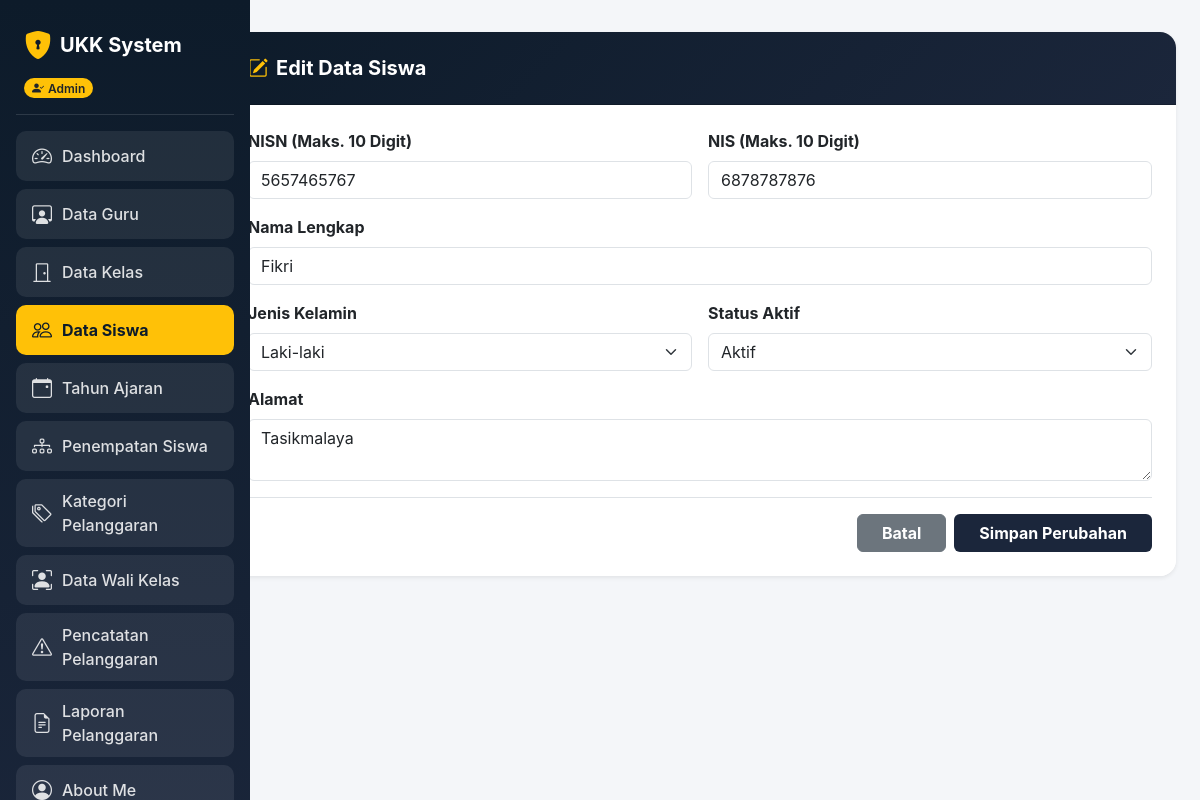
Page /siswa/siswa_edit.php?id=72 (signed in) on the committed database.
### tables this page shows
CREATE TABLE `t_siswa` (
  `id` int(11) NOT NULL,
  `nis` varchar(30) DEFAULT NULL,
  `nisn` varchar(20) NOT NULL,
  `nama` varchar(50) DEFAULT NULL,
  `kelas` varchar(50) NOT NULL,
  `kelas_id` int(11) NOT NULL,
  `jurusan` varchar(50) NOT NULL,
  `jenis_kelamin` char(1) NOT NULL,
  `tanggal_lahir` date NOT NULL,
  `alamat` text NOT NULL,
  `status_aktif` tinyint(1) NOT NULL,
  `created_at` timestamp NULL DEFAULT current_timestamp(),
  `updated_at` timestamp NULL DEFAULT current_timestamp()
);

### siswa/siswa_edit.php (the view, shortened to what this page needs)
<?php
include '../koneksi.php';
$role = $_SESSION['role'] ?? 'Admin';
$id = $_GET['id'] ?? '';
$id = mysqli_real_escape_string($koneksi, $id);
$q_data = mysqli_query($koneksi, "SELECT * FROM t_siswa WHERE id = '$id'");
$data   = mysqli_fetch_assoc($q_data);
?>
<!DOCTYPE html>
<html lang="id">
<head>
  <link href="https://cdn.jsdelivr.net/npm/bootstrap@5.3.0/dist/css/bootstrap.min.css" rel="stylesheet">
  <link rel="stylesheet" href="https://cdn.jsdelivr.net/npm/bootstrap-icons@1.11.1/font/bootstrap-icons.css">
</head>
<body>
  <div class="container-fluid">
    <div class="row">
      <div class="col-md-3 col-lg-2 sidebar p-3 text-white">
        <div class="d-flex align-items-center gap-2 mb-2 px-2 mt-2">
          <i class="bi bi-shield-lock-fill fs-3 text-warning"></i>
          <h4 class="mb-0 fw-bold fs-5">UKK System</h4>
        </div>
        <div class="px-2 mb-3">
          <span class="badge bg-warning text-dark px-2 py-1 rounded-pill fw-semibold"><i class="bi bi-person-check-fill me-1"></i><?= $role; ?></span>
        </div>
        <hr class="text-white-50">
        <ul class="nav flex-column mb-auto">
          <li class="nav-item"><a href="../dashboard.php?tab=menu1" class="nav-link-custom"><i class="bi bi-speedometer2 fs-5"></i><span>Dashboard</span></a></li>
          <li class="nav-item"><a href="../dashboard.php?tab=menu2" class="nav-link-custom"><i class="bi bi-person-workspace fs-5"></i><span>Data Guru</span></a></li>
          <li class="nav-item"><a href="../dashboard.php?tab=menu3" class="nav-link-custom"><i class="bi bi-door-closed fs-5"></i><span>Data Kelas</span></a></li>
          <li class="nav-item"><a href="../dashboard.php?tab=menu4" class="nav-link-custom" style="background-color: #ffc107; color: #0d1b2a; font-weight: 700;"><i class="bi bi-people fs-5"></i><span>Data Siswa</span></a></li>
          <li class="nav-item"><a href="../dashboard.php?tab=menu5" class="nav-link-custom"><i class="bi bi-calendar-event fs-5"></i><span>Tahun Ajaran</span></a></li>
          <li class="nav-item"><a href="../dashboard.php?tab=menu6" class="nav-link-custom"><i class="bi bi-diagram-3 fs-5"></i><span>Penempatan Siswa</span></a></li>
          <li class="nav-item"><a href="../dashboard.php?tab=menu7" class="nav-link-custom"><i class="bi bi-tags fs-5"></i><span>Kategori Pelanggaran</span></a></li>
          <li class="nav-item"><a href="../dashboard.php?tab=menu8" class="nav-link-custom"><i class="bi bi-person-bounding-box fs-5"></i><span>Data Wali Kelas</span></a></li>
          <li class="nav-item"><a href="../dashboard.php?tab=menu9" class="nav-link-custom"><i class="bi bi-exclamation-triangle fs-5"></i><span>Pencatatan Pelanggaran</span></a></li>
          <li class="nav-item"><a href="../dashboard.php?tab=menu10" class="nav-link-custom"><i class="bi bi-file-earmark-text fs-5"></i><span>Laporan Pelanggaran</span></a></li>
          <li class="nav-item"><a href="../dashboard.php?tab=menu_about" class="nav-link-custom"><i class="bi bi-person-circle fs-5"></i><span>About Me</span></a></li>
        </ul>
      </div>
      <main class="col-md-9 col-lg-10 p-4 ms-auto">
        <div class="container-fluid py-2 px-0">
          <form action="" method="POST">
            <div class="card shadow-sm border-0 rounded-4 overflow-hidden w-100">
              <div class="card-header text-white p-4" style="background: linear-gradient(135deg, #0d1b2a 0%, #1b263b 100%);">
                <h5 class="mb-0 fw-bold"><i class="bi bi-pencil-square me-2 text-warning"></i>Edit Data Siswa</h5>
              </div>
              <div class="card-body p-4 bg-white">
                <div class="row g-3 mb-3">
                  <div class="col-md-6">
                    <label class="form-label fw-bold">NISN (Maks. 10 Digit)</label>
                    <input type="text" name="nisn" class="form-control" maxlength="10" value="<?= htmlspecialchars($data['nisn'] ?? ''); ?>" oninput="this.value = this.value.replace(/[^0-9]/g, '')" required>
                  </div>
                  <div class="col-md-6">
                    <label class="form-label fw-bold">NIS (Maks. 10 Digit)</label>
                    <input type="text" name="nis" class="form-control" maxlength="10" value="<?= htmlspecialchars($data['nis'] ?? ''); ?>" oninput="this.value = this.value.replace(/[^0-9]/g, '')" required>
                  </div>
                </div>
                <div class="mb-3">
                  <label class="form-label fw-bold">Nama Lengkap</label>
                  <input type="text" name="nama" class="form-control" value="<?= htmlspecialchars($data['nama'] ?? ''); ?>" required>
                </div>
                <div class="row g-3 mb-3">
                  <div class="col-md-6">
                    <label class="form-label fw-bold">Jenis Kelamin</label>
                    <select name="jenis_kelamin" class="form-select" required>
                      <option value="L" <?= (($data['jenis_kelamin'] ?? '') == 'L') ? 'selected' : ''; ?>>Laki-laki</option>
                    </select>
                  </div>
                  <div class="col-md-6">
                    <label class="form-label fw-bold">Status Aktif</label>
                    <select name="status_aktif" class="form-select" required>
                      <option value="1" <?= (($data['status_aktif'] ?? '') == '1') ? 'selected' : ''; ?>>Aktif</option>
                    </select>
                  </div>
                </div>
                <div class="mb-3">
                  <label class="form-label fw-bold">Alamat</label>
                  <textarea name="alamat" class="form-control" rows="2"><?= htmlspecialchars($data['alamat'] ?? ''); ?></textarea>
                </div>
                <div class="pt-3 border-top d-flex gap-2 justify-content-end">
                  <a href="../dashboard.php?tab=menu4" class="btn btn-secondary px-4 fw-bold">Batal</a>
                  <button type="submit" name="update" class="btn px-4 fw-bold text-white" style="background-color: #1b263b;">
                    Simpan Perubahan
                  </button>
                </div>
              </div>
            </div>
          </form>
        </div>
      </main>
    </div>
  </div>
</body>
</html>

### siswa/siswa_edit.php (style rules this page uses)
body { font-family: 'Inter', sans-serif; background-color: #f4f6f9; color: #333; }
.sidebar { background: linear-gradient(180deg, #0d1b2a 0%, #1b263b 100%); min-height: 100vh; position: fixed; top: 0; left: 0; width: 250px; z-index: 1000; overflow-y: auto; }
.sidebar .nav-link-custom { color: rgba(255, 255, 255, 0.85); background-color: rgba(255, 255, 255, 0.08); border-radius: 10px; padding: 10px 16px; margin-bottom: 8px; font-weight: 500; display: flex; align-items: center; gap: 10px; text-decoration: none; }
main { margin-left: 250px; }

### rows in the picture
t_siswa: nisn "5657465767", nis "6878787876", nama "Fikri", jenis_kelamin "Laki-laki", status_aktif "Aktif", alamat "Tasikmalaya"

### other values in the picture
$role "Admin"
